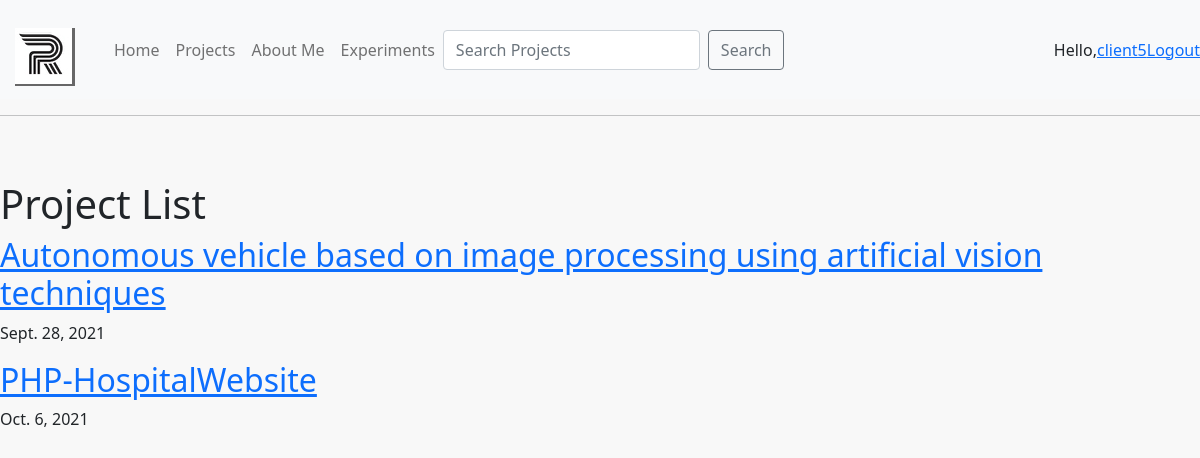
The app's page /projects/ (signed in) with its own data.
### projects/models.py (models this page shows, shortened)
class Project(models.Model):
    CATEGORY=(('Machine Learning','Machine Learning'),
             ('Web Dev','Web Dev'),
             ('Research','Research'))
    title = models.CharField(max_length=250)
    descrtion=models.TextField()
    published=models.DateField(auto_now_add=True)
    slug=models.SlugField(unique=True,max_length=100)
    thumb = models.ImageField(blank=True, null=True)
    category=models.CharField(max_length=250,null=True,choices=CATEGORY)
    thumb1 = models.ImageField(blank=True, null=True)
    thumb2 = models.ImageField(blank=True, null=True)
    thumb3 = models.ImageField(blank=True, null=True)
    tags=models.ManyToManyField(Tag)

### accounts/decorators.py (the view)
        def wrapper_func(request,*args,**kwaargs):
            group=None
            if request.user.groups.exists():
                group=request.user.groups.all()[0].name
            if group in allowed_rules:
                return view_func(request,*args,**kwaargs)
            else:
                return HttpResponse('You are not authorized to view this page')

### projects/views.py (called while the page is built)
@login_required(login_url='accounts:login')
@allowed_users(allowed_rules=['admin','customer'])
def project_list(request):
    projects=Project.objects.all().order_by('published')
    return render(request,'projects/project_list.html',{'projects':projects})

### projects/templates/projects/project_list.html (shortened to what this page needs)
{% extends 'navbar.html' %}
{% load static %}
{% block content %}
        <h1>Project List </h1>
        {% for project in projects %}
            <div class="projects">
                <h2> <a href="{% url 'projects:detail' slug=project.slug %}"> {{project.title}}</a> </h2>
                <p>{{project.published}}</p>
            </div>
        {% endfor %}
{% endblock %}

### templates/navbar.html (shortened to what this page needs)
<!DOCTYPE html>
{% load static %}
<html >
<head>
    <link href="{% static '/css/main.css'  %}" rel="stylesheet" type="text/css">
    <link rel="stylesheet" href="https://cdn.jsdelivr.net/npm/bootstrap@5.1.1/dist/css/bootstrap.min.css">
</head>
<body >
    <nav class="navbar navbar-expand-lg navbar-light bg-light">
        <a class="navbar-brand" href="{% url 'homes' %}"><img  src="{% static 'images/logo2.jpg' %}"  id="logo"></a>
        <div class="collapse navbar-collapse" id="navbarText">
          <ul class="navbar-nav mr-auto">
            <li class="nav-item active">
              <a class="nav-link" href="{% url 'homes' %}">Home </a>
            </li>
            <li class="nav-item">
              <a class="nav-link" href="{% url 'projects:list' %}">Projects</a>
            </li>
            <li class="nav-item">
              <a class="nav-link" href="#">About Me</a>
            </li>
            <li class="nav-item" >
                <a class="nav-link" href="#">Experiments</a>
              </li>
              {% if user.is_authenticated %}
            <form class="d-flex" method="POST" action="{% url 'search_pr' %}">
              <input class="form-control me-2"
              type="search" placeholder="Search Projects" aria-label="Search" name="searched">
              <button class="btn btn-outline-secondary" type="submit">Search</button>
            </form>
            {% endif%}
          </ul>
             </div>
             {% if user.is_authenticated %}
              <span>Hello,<a href="{% url 'accounts:userpage' %}">{{ request.user }}</a> <br></span>
              <br>
              <span><a href="{% url 'accounts:logout' %}"> Logout </a></span>
             {% else %}
                <span><a href="{% url 'accounts:login' %}"> Login </a></span>
             {% endif%}
      </nav>
      <div class="wrapper">
        <hr>
        <br>
          <br>
          {% block content %}
          {% endblock %}
      </div>
</body>
</html>

### staticfiles/css/main.css (style rules this page uses)
body { background-color: #F8F8F8!important; }
#logo { color: #fff; font-size: 35px; margin: 15px 15px 0 15px; transition: 0.2s; transition-property: color, transform; }

### records on screen
Project: title "Autonomous vehicle based on image processing using artificial vision techniques", published "Sept. 28, 2021"
Project: title "PHP-HospitalWebsite", published "Oct. 6, 2021"

### other values on screen
{{ request.user }} "client5"
